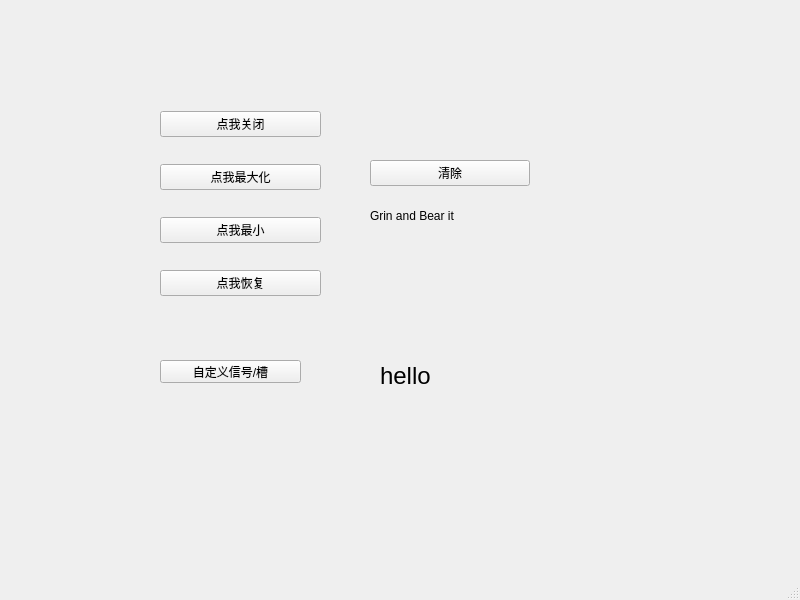
<?xml version="1.0" encoding="UTF-8"?>
<ui version="4.0">
 <class>MainWindow</class>
 <widget class="QMainWindow" name="MainWindow">
  <property name="geometry">
   <rect>
    <x>0</x>
    <y>0</y>
    <width>800</width>
    <height>600</height>
   </rect>
  </property>
  <property name="windowTitle">
   <string>MainWindow</string>
  </property>
  <widget class="QWidget" name="centralwidget">
   <widget class="QWidget" name="verticalLayoutWidget">
    <property name="geometry">
     <rect>
      <x>160</x>
      <y>90</y>
      <width>161</width>
      <height>231</height>
     </rect>
    </property>
    <layout class="QVBoxLayout" name="verticalLayout">
     <item>
      <widget class="QPushButton" name="pushButton">
       <property name="text">
        <string>点我关闭</string>
       </property>
      </widget>
     </item>
     <item>
      <widget class="QPushButton" name="pushButton_2">
       <property name="text">
        <string>点我最大化</string>
       </property>
      </widget>
     </item>
     <item>
      <widget class="QPushButton" name="pushButton_3">
       <property name="text">
        <string>点我最小</string>
       </property>
      </widget>
     </item>
     <item>
      <widget class="QPushButton" name="pushButton_4">
       <property name="text">
        <string>点我恢复</string>
       </property>
      </widget>
     </item>
    </layout>
   </widget>
   <widget class="QWidget" name="verticalLayoutWidget_2">
    <property name="geometry">
     <rect>
      <x>370</x>
      <y>160</y>
      <width>160</width>
      <height>80</height>
     </rect>
    </property>
    <layout class="QVBoxLayout" name="verticalLayout_2">
     <item>
      <widget class="QPushButton" name="pushButton_5">
       <property name="text">
        <string>清除</string>
       </property>
      </widget>
     </item>
     <item>
      <widget class="QLabel" name="label">
       <property name="text">
        <string>Grin and Bear it</string>
       </property>
      </widget>
     </item>
    </layout>
   </widget>
   <widget class="QPushButton" name="pushButton_6">
    <property name="geometry">
     <rect>
      <x>160</x>
      <y>360</y>
      <width>141</width>
      <height>23</height>
     </rect>
    </property>
    <property name="text">
     <string>自定义信号/槽</string>
    </property>
   </widget>
   <widget class="QLabel" name="label_2">
    <property name="geometry">
     <rect>
      <x>380</x>
      <y>340</y>
      <width>141</width>
      <height>71</height>
     </rect>
    </property>
    <property name="font">
     <font>
      <family>Arial</family>
      <pointsize>18</pointsize>
     </font>
    </property>
    <property name="text">
     <string>hello</string>
    </property>
   </widget>
  </widget>
  <widget class="QMenuBar" name="menubar">
   <property name="geometry">
    <rect>
     <x>0</x>
     <y>0</y>
     <width>800</width>
     <height>23</height>
    </rect>
   </property>
  </widget>
  <widget class="QStatusBar" name="statusbar"/>
 </widget>
 <resources/>
 <connections>
  <connection>
   <sender>pushButton</sender>
   <signal>clicked()</signal>
   <receiver>MainWindow</receiver>
   <slot>close()</slot>
   <hints>
    <hint type="sourcelabel">
     <x>277</x>
     <y>148</y>
    </hint>
    <hint type="destinationlabel">
     <x>339</x>
     <y>146</y>
    </hint>
   </hints>
  </connection>
  <connection>
   <sender>pushButton_2</sender>
   <signal>clicked()</signal>
   <receiver>MainWindow</receiver>
   <slot>showMaximized()</slot>
   <hints>
    <hint type="sourcelabel">
     <x>308</x>
     <y>202</y>
    </hint>
    <hint type="destinationlabel">
     <x>141</x>
     <y>206</y>
    </hint>
   </hints>
  </connection>
  <connection>
   <sender>pushButton_3</sender>
   <signal>clicked()</signal>
   <receiver>MainWindow</receiver>
   <slot>showMinimized()</slot>
   <hints>
    <hint type="sourcelabel">
     <x>314</x>
     <y>249</y>
    </hint>
    <hint type="destinationlabel">
     <x>339</x>
     <y>251</y>
    </hint>
   </hints>
  </connection>
  <connection>
   <sender>pushButton_4</sender>
   <signal>clicked()</signal>
   <receiver>MainWindow</receiver>
   <slot>showNormal()</slot>
   <hints>
    <hint type="sourcelabel">
     <x>169</x>
     <y>305</y>
    </hint>
    <hint type="destinationlabel">
     <x>122</x>
     <y>307</y>
    </hint>
   </hints>
  </connection>
  <connection>
   <sender>pushButton_5</sender>
   <signal>clicked()</signal>
   <receiver>label</receiver>
   <slot>clear()</slot>
   <hints>
    <hint type="sourcelabel">
     <x>439</x>
     <y>201</y>
    </hint>
    <hint type="destinationlabel">
     <x>448</x>
     <y>245</y>
    </hint>
   </hints>
  </connection>
  <connection>
   <sender>pushButton_6</sender>
   <signal>clicked()</signal>
   <receiver>MainWindow</receiver>
   <slot>slot1()</slot>
   <hints>
    <hint type="sourcelabel">
     <x>265</x>
     <y>393</y>
    </hint>
    <hint type="destinationlabel">
     <x>304</x>
     <y>439</y>
    </hint>
   </hints>
  </connection>
 </connections>
 <slots>
  <slot>slot1()</slot>
 </slots>
</ui>
